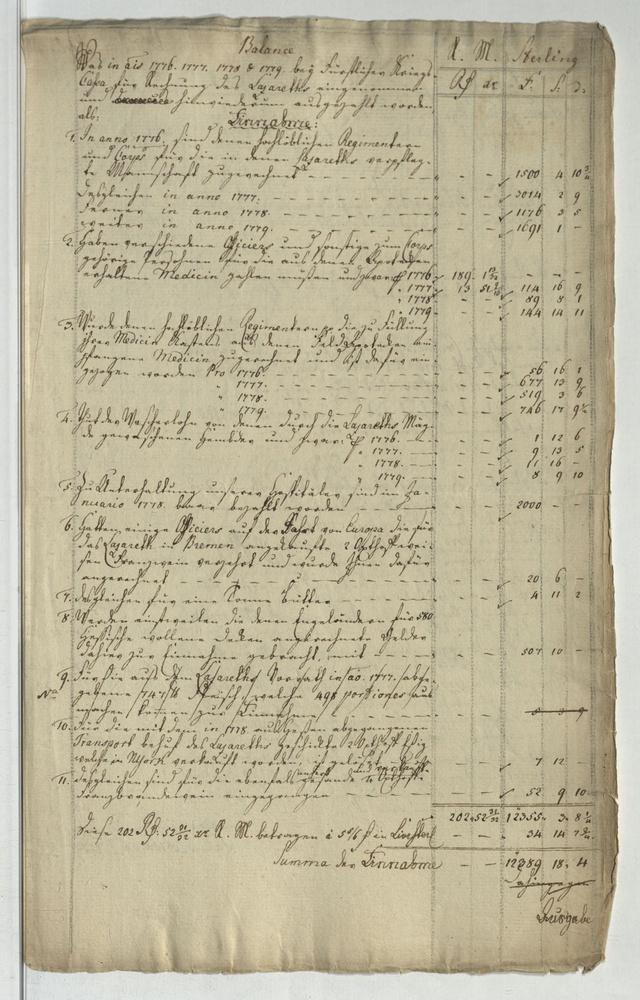
#> input picture inputs/text_dense_8/hstam_4_h_nr_4156_0068.jpg, 640 x 1000 px, shrunk from 2600 x 4060 before the run
$ python -i stamp_suppress.py   (imports and definitions only)
#> lines starting #> are read from the running program, lines starting #| are printed output that depends on the picture; after the words box and inside, x2 and y2 are one past the last pixel; in counts of white or black regions, pixels touching at a corner belong together
"""Stamp suppression via Lab-space colour clustering.

Detects and removes librarian stamps (red, blue, purple, black archival marks)
using colour distance in CIE Lab space.  Stamp regions are inpainted with local
paper texture rather than simply set to white, preserving natural paper grain.

Uses corpus-level stamp colour centroids from :mod:`corpus_stats` so that the
same colour model applies consistently across all 600+ pages.
"""

from __future__ import annotations

from pathlib import Path

import cv2
import numpy as np
from PIL import Image, ImageOps


def _load_rgb(path: Path) -> np.ndarray:
    with Image.open(path) as im:
#> im is the input picture: PIL image 640x1000 RGB; mean R, G, B 188.4, 180.8, 154.4
        rgb = ImageOps.exif_transpose(im).convert("RGB")
    return np.asarray(rgb, dtype=np.uint8)


# [41 lines left out: function detect_stamp_mask, not called in this run]


def detect_stamp_mask_chroma(
    rgb: np.ndarray,
    chroma_threshold: float = 22.0,
    lightness_range: tuple[float, float] = (30.0, 210.0),
    min_component_area: int = 80,
) -> np.ndarray:
    """Fallback stamp detection using chroma threshold (no corpus centroids needed).

    Detects pixels that are more colourful than typical paper/ink.
    """
#> called with chroma_threshold = 22, lightness_range = (30, 210), min_component_area = 80
    lab = cv2.cvtColor(rgb, cv2.COLOR_RGB2Lab).astype(np.float32)
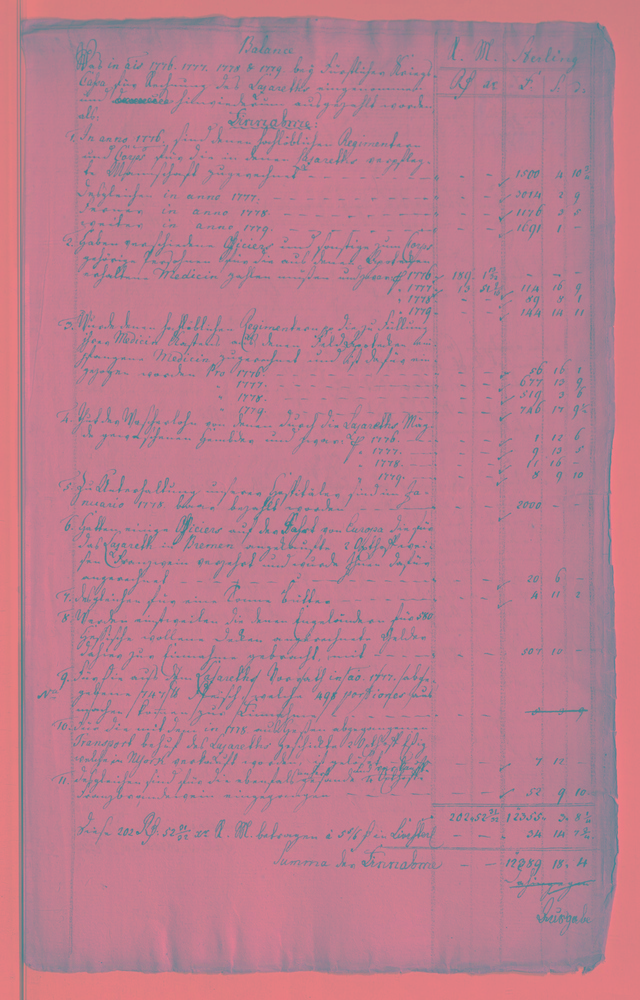
#> lab: shape (1000, 640, 3) float32; mean R, G, B 187.5, 127.1, 142.2
    l_chan = lab[:, :, 0]
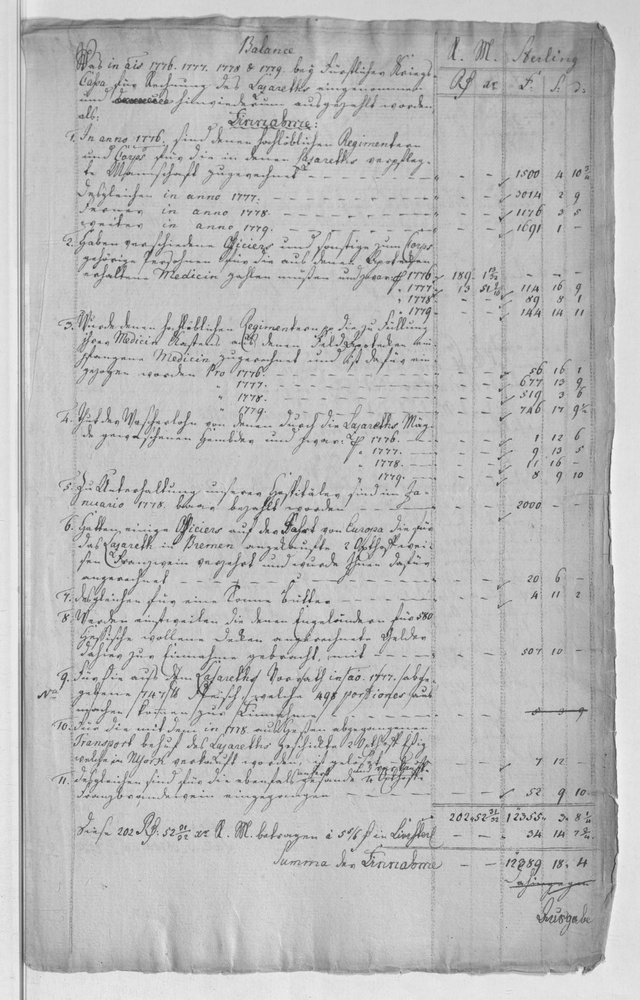
#> l_chan: shape (1000, 640) float32; min 20, max 249, mean 187.5
    a_chan = lab[:, :, 1] - 128.0
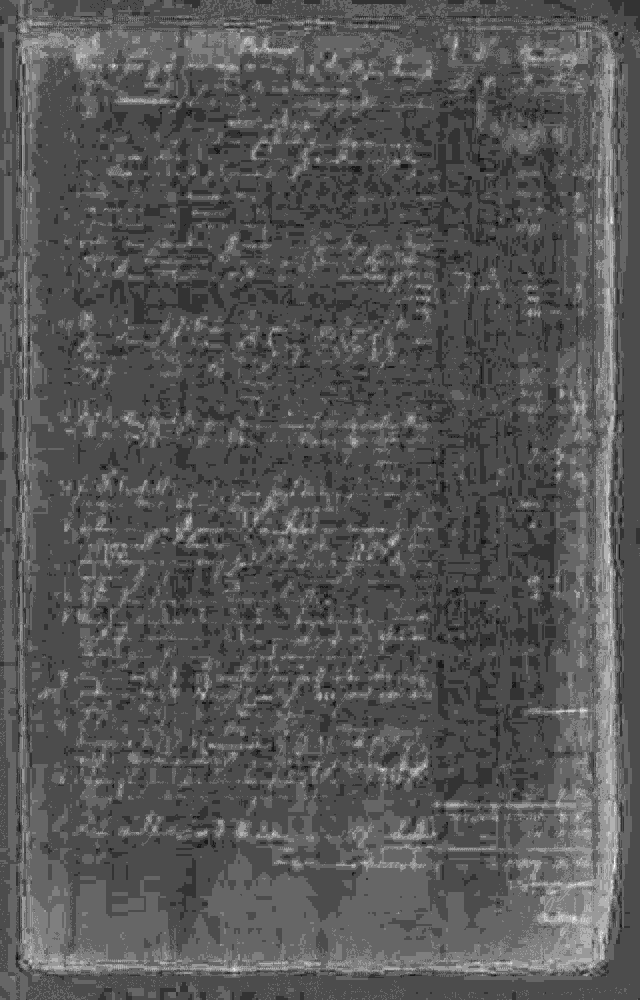
#> a_chan: shape (1000, 640) float32; min -5, max 5, mean -1.62; drawn with min black and max white
    b_chan = lab[:, :, 2] - 128.0
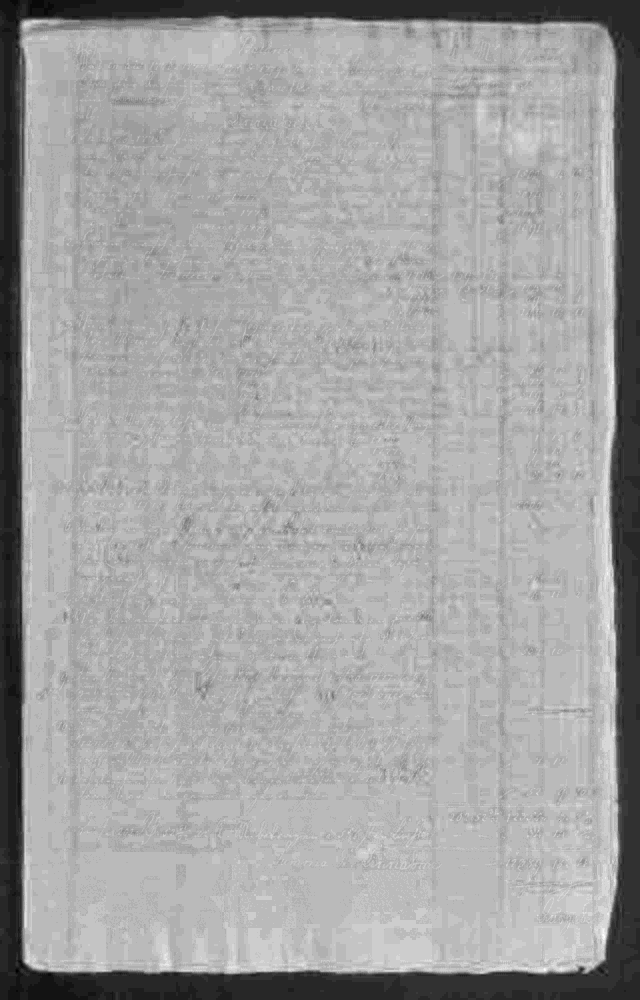
#> b_chan: shape (1000, 640) float32; min -2, max 24, mean 14.6; drawn with min black and max white
    chroma = np.sqrt(a_chan**2 + b_chan**2)

    mask = (
        (chroma > chroma_threshold) & (l_chan > lightness_range[0]) & (l_chan < lightness_range[1])
    ).astype(np.uint8) * 255
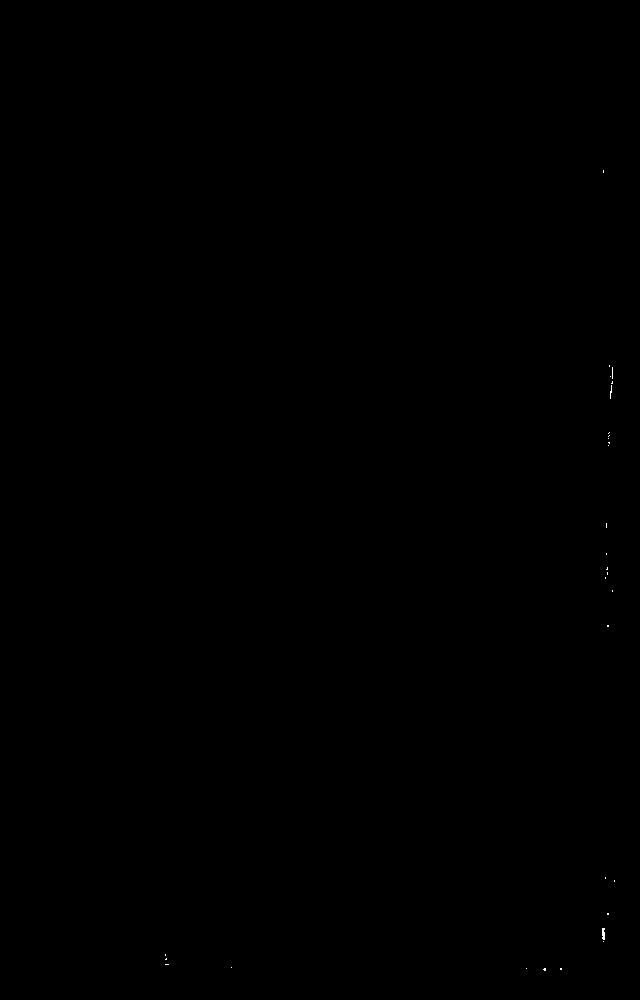
#> mask: shape (1000, 640); 0.02% white in thin lines or dots, all inside (x1, y1, x2, y2) = (165, 170, 615, 971)

    if min_component_area > 0:
        n_labels, labels, stats, _ = cv2.connectedComponentsWithStats(mask, connectivity=8)
#> labels: shape (1000, 640) int32; 31 distinct labels, from 0 to 30
#> n_labels = 31; stats = 31 rows, first 6: [0, 0, 640, 1000, 639868], [603, 170, 1, 3, 3], [609, 365, 1, 2, 2], [612, 367, 1, 12, 12], [610, 376, 1, 1, 1], [611, 381, 2, 3, 4]
        for i in range(1, n_labels):
            if stats[i, cv2.CC_STAT_AREA] < min_component_area:
                mask[labels == i] = 0
#> mask: shape (1000, 640); 0.02% of pixels changed, all inside (x1, y1, x2, y2) = (165, 170, 615, 971)

    return mask


def suppress_stamps(
    input_path: Path,
    output_path: Path,
    centroids_lab: list[tuple[float, float, float]] | None = None,
    radii: list[float] | None = None,
    radius_scale: float = 1.8,
    chroma_fallback_threshold: float = 22.0,
    inpaint_radius: int = 5,
) -> dict[str, object]:
    """Detect and inpaint stamp regions on a single page.

    If corpus centroids are provided, uses centroid-based detection.
    Otherwise falls back to chroma-threshold detection.

    Returns metadata dict.
    """
    rgb = _load_rgb(input_path)

    if centroids_lab and radii:
        stamp_mask = detect_stamp_mask(
            rgb,
            centroids_lab=centroids_lab,
            radii=radii,
            radius_scale=radius_scale,
        )
        method = "centroid"
    else:
        stamp_mask = detect_stamp_mask_chroma(
            rgb,
            chroma_threshold=chroma_fallback_threshold,
        )
        method = "chroma_fallback"

    stamp_pixel_count = int(np.count_nonzero(stamp_mask))
#> stamp_pixel_count = 0

    if stamp_pixel_count > 0:
        # Dilate mask slightly for better inpainting coverage.
        kernel = cv2.getStructuringElement(cv2.MORPH_ELLIPSE, (5, 5))
        stamp_mask_dilated = cv2.dilate(stamp_mask, kernel, iterations=1)
        # Inpaint in grayscale (our pipeline operates on grayscale).
        gray = cv2.cvtColor(rgb, cv2.COLOR_RGB2GRAY)
        inpainted = cv2.inpaint(gray, stamp_mask_dilated, inpaint_radius, cv2.INPAINT_NS)
    else:
        gray = cv2.cvtColor(rgb, cv2.COLOR_RGB2GRAY)
        inpainted = gray

#> (the run stopped early here; a loop or call above may not have finished)

$ run again, on inputs/text_dense_8/hstam_4_h_nr_4156_0084.jpg
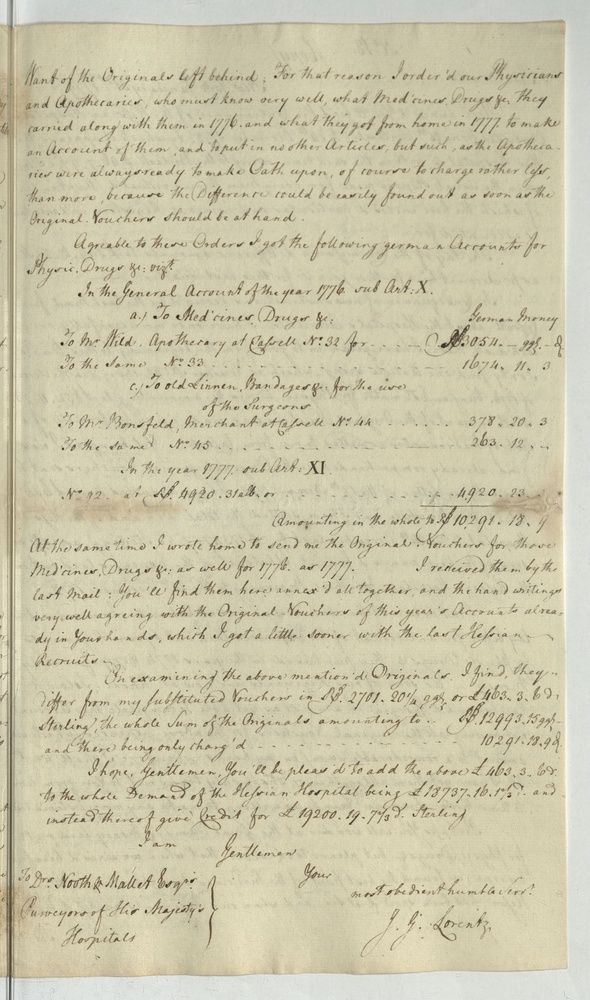
#> input picture inputs/text_dense_8/hstam_4_h_nr_4156_0084.jpg, 590 x 1000 px, shrunk from 2272 x 3850 before the run
#> in _load_rgb, im is the input picture: PIL image 590x1000 RGB; mean R, G, B 203.3, 197.8, 170.5
#> in detect_stamp_mask_chroma, `a_chan = lab[:, :, 1] - 128.0`:
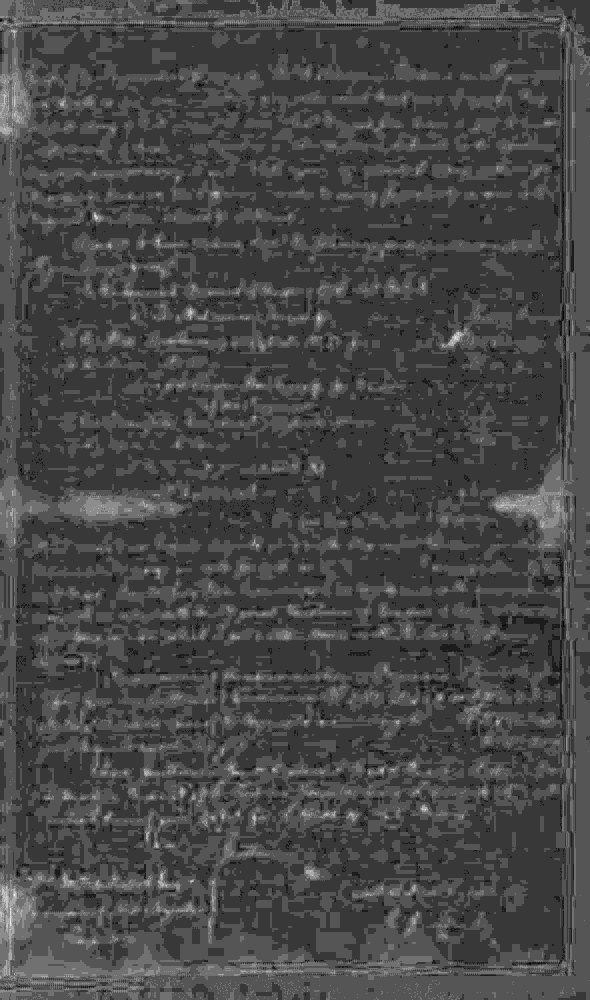
#> a_chan: shape (1000, 590) float32; min -5, max 4, mean -2.46; drawn with min black and max white
#> in detect_stamp_mask_chroma, `b_chan = lab[:, :, 2] - 128.0`:
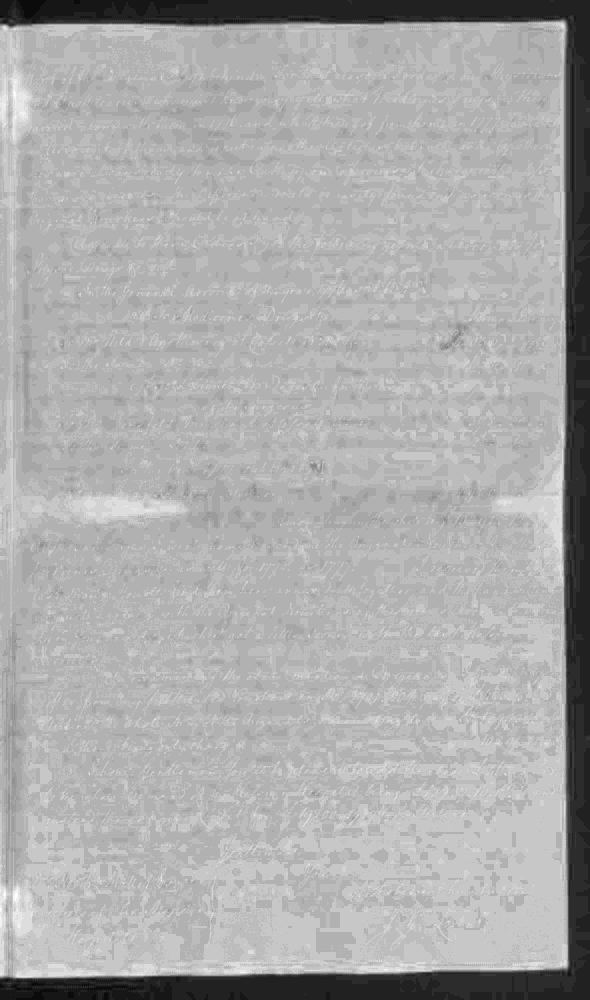
#> b_chan: shape (1000, 590) float32; min -1, max 22, mean 14.5; drawn with min black and max white
#> labels: shape (1000, 590) int32; 6 distinct labels, from 0 to 5
#> n_labels = 6; stats = [[0, 0, 590, 1000, 589970], [15, 82, 1, 1, 1], [14, 91, 2, 6, 7], [4, 893, 1, 3, 3], [14, 893, 4, 7, 16], [0, 908, 1, 3, 3]]
#> stamp_pixel_count = 0

$ run again, on inputs/text_dense_8/hstam_4_h_nr_4156_0115.jpg
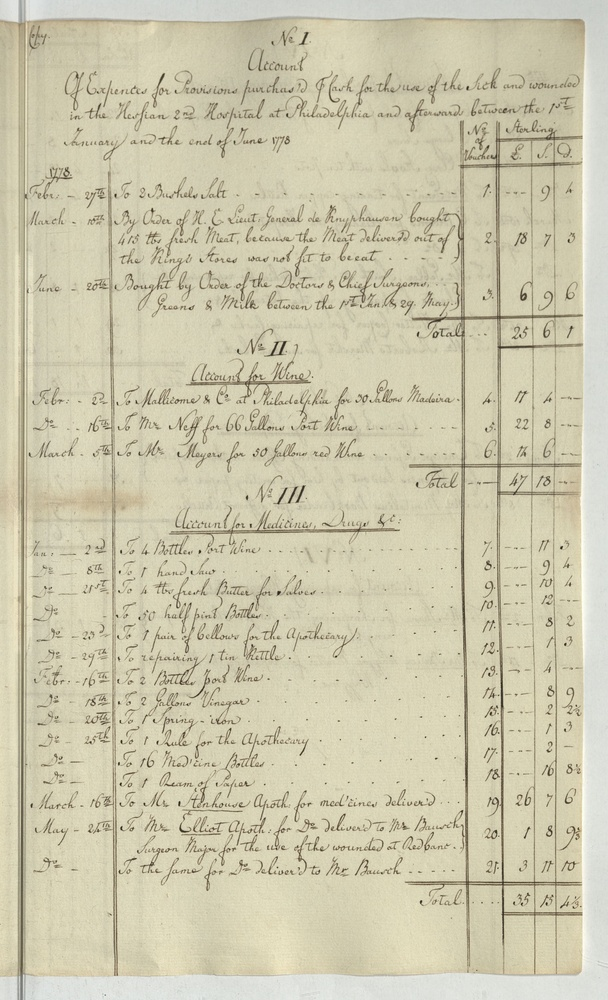
#> input picture inputs/text_dense_8/hstam_4_h_nr_4156_0115.jpg, 608 x 1000 px, shrunk from 2332 x 3836 before the run
#> in _load_rgb, im is the input picture: PIL image 608x1000 RGB; mean R, G, B 205.5, 200.7, 174.1
#> in detect_stamp_mask_chroma, `a_chan = lab[:, :, 1] - 128.0`:
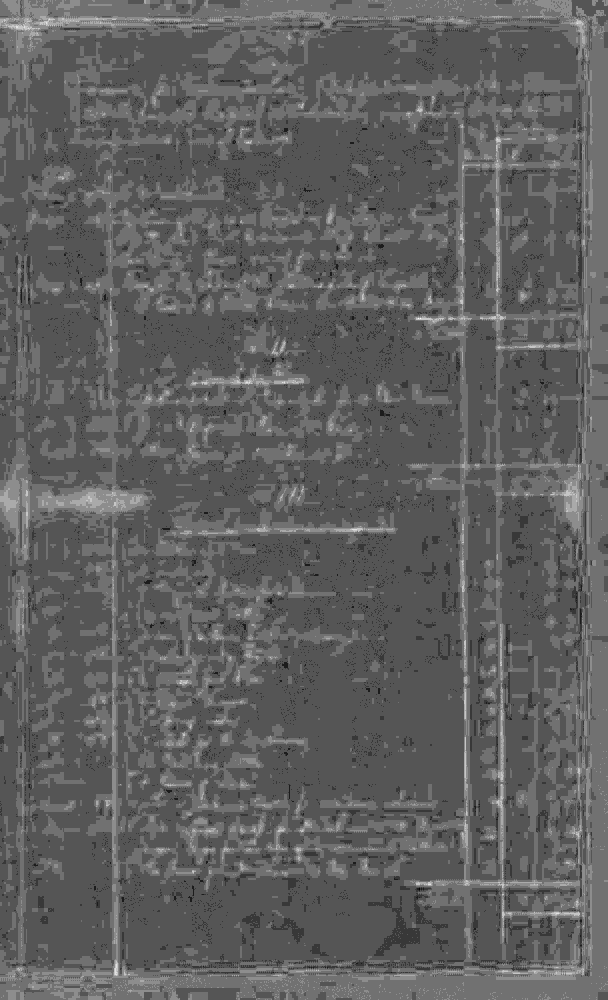
#> a_chan: shape (1000, 608) float32; min -6, max 3, mean -2.61; drawn with min black and max white
#> in detect_stamp_mask_chroma, `b_chan = lab[:, :, 2] - 128.0`:
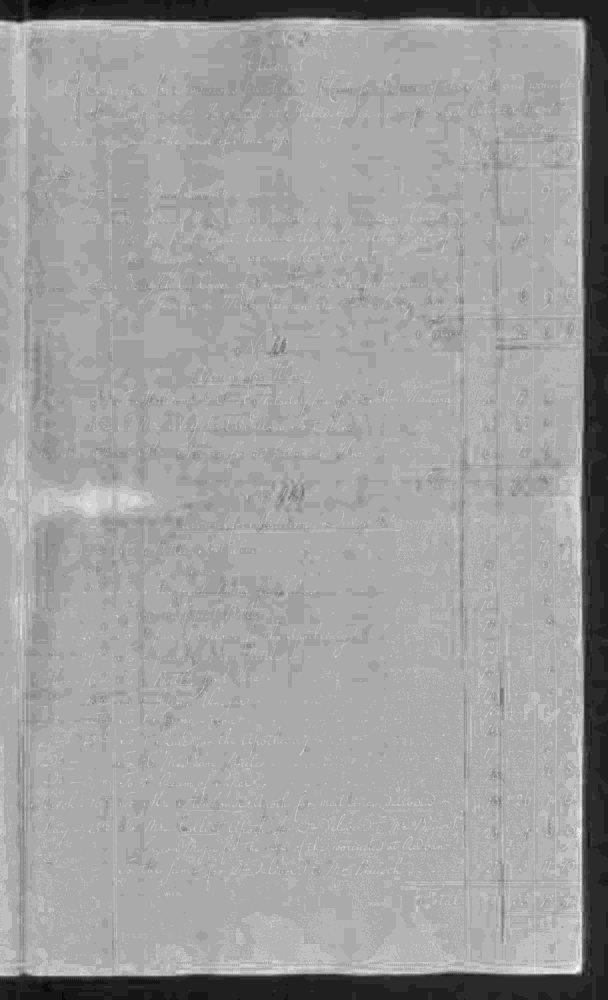
#> b_chan: shape (1000, 608) float32; min -1, max 23, mean 14; drawn with min black and max white
#> labels: shape (1000, 608) int32; 4 distinct labels, from 0 to 3
#> n_labels = 4; stats = [[0, 0, 608, 1000, 607988], [580, 830, 1, 2, 2], [576, 966, 3, 5, 9], [574, 971, 1, 1, 1]]
#> stamp_pixel_count = 0
